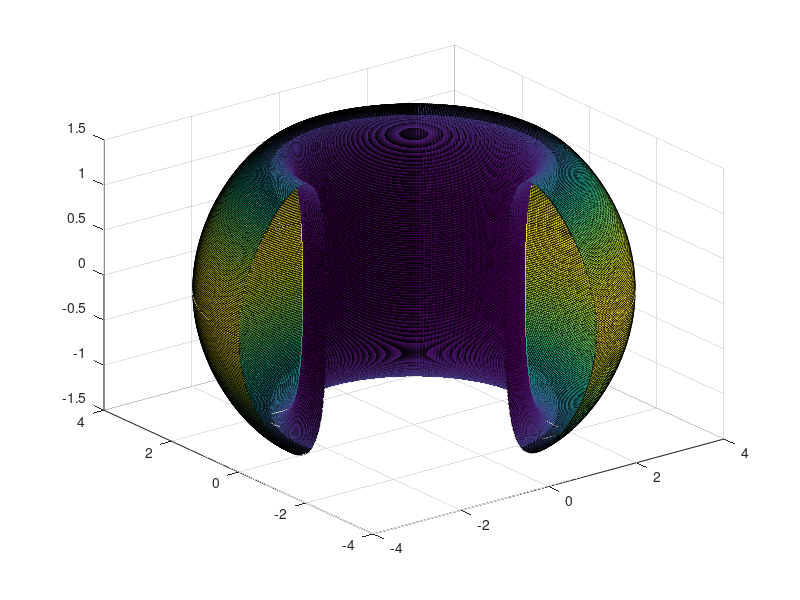

MATLAB code for this plot: (Note: this script raises an error after producing the figure.)
close all;clear;clc; R0=3;a=R0/3;kappa=1.5;delta=0.5;b=0.0;

[theta,phi]=meshgrid(0:2*pi/500:2*pi,-0.4*pi:2*pi/500:1.0*pi);
X=(R0-b+(a+b.*cos(theta)).*cos(theta+delta.*sin(theta))).*cos(phi);
Y=(R0-b+(a+b.*cos(theta)).*cos(theta+delta.*sin(theta))).*sin(phi);
Z=(kappa*a).*sin(theta); R=R0+sqrt(X.^2+Y.^2);

h=surf(X,Y,Z,R); alpha(0.5); shading interp; colormap(jet);
% whitebg('b');

set(h,'FaceLighting','flat','FaceColor','interp',...
      'AmbientStrength',0.3);
camlight('right'); lightangle(45,60);
light('position',[-3,-1,3],'style','local'); material shiny;

axis equal; axis tight; axis off; hidden off;

n=1; m=3; q=m/n; strtitle=['B Field Line, q=m/n=',num2str(m),'/',num2str(n),', R0=',...
    num2str(R0),'m, a=',num2str(a),'m, \kappa=',num2str(kappa),...
    ', \delta=',num2str(delta)];
theta2=0:2*pi/200:2*max(m,n)*pi; phi2=q.*theta2;
x=(R0-b+(a+b.*cos(theta2)).*cos(theta2+delta.*sin(theta2))).*cos(phi2);
y=(R0-b+(a+b.*cos(theta2)).*cos(theta2+delta.*sin(theta2))).*sin(phi2);
z=(kappa*a).*sin(theta2); hold on; plot3(x,y,z,'r','LineWidth',1);

title(strtitle);